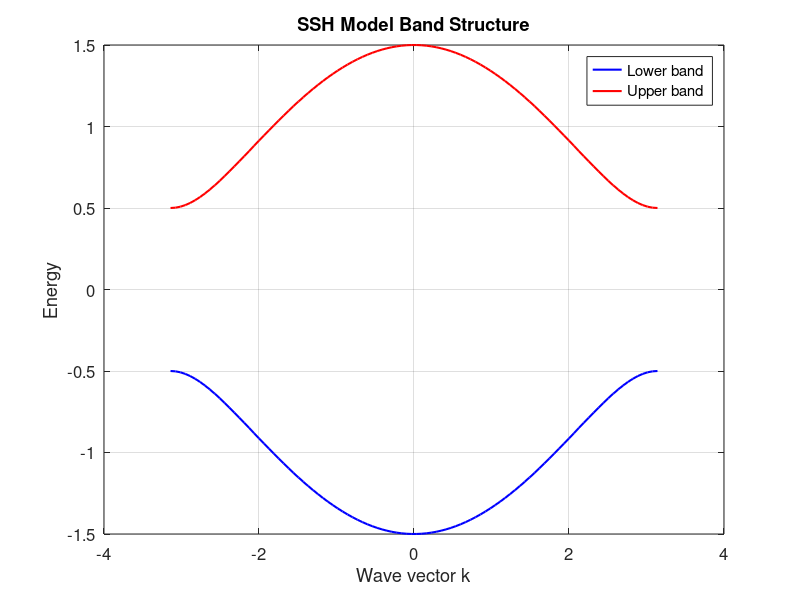
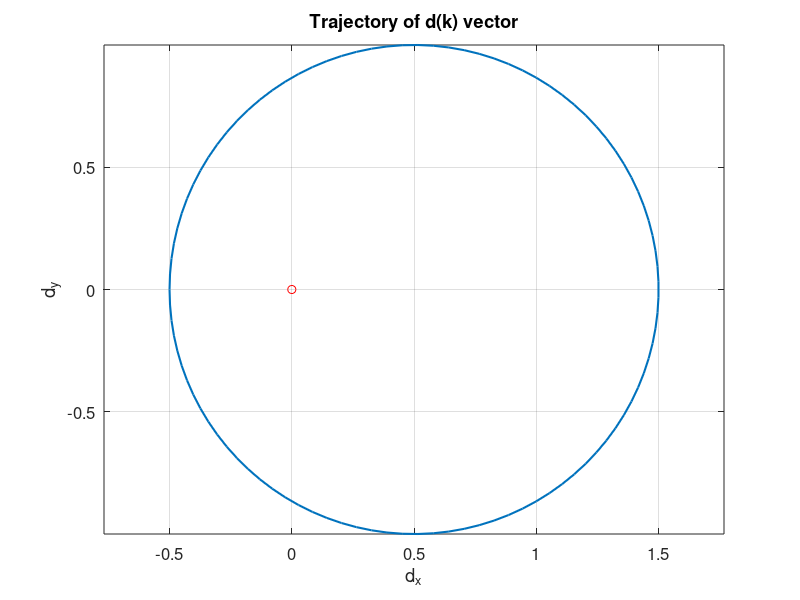
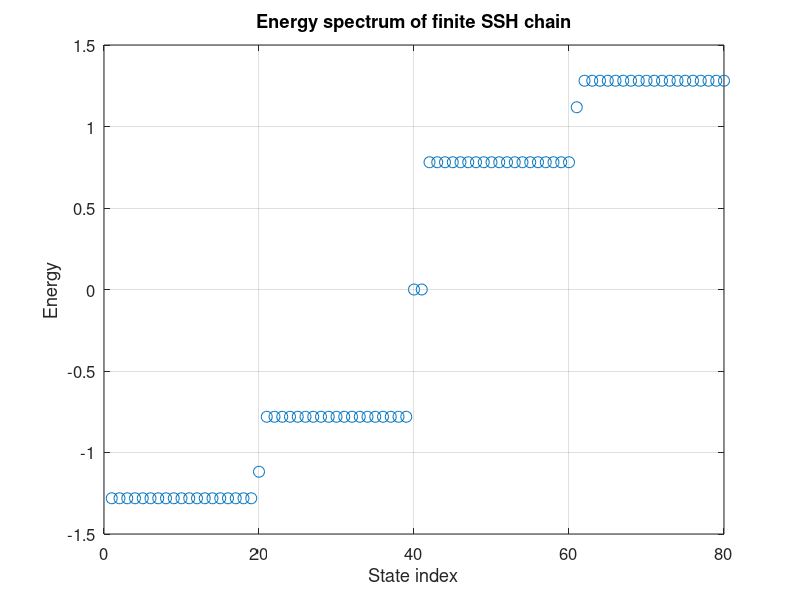
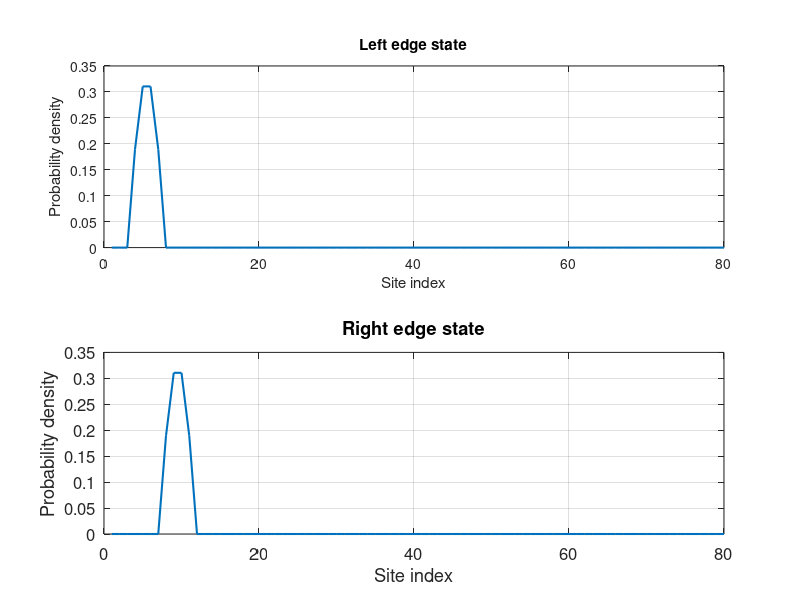

These charts were generated, in order, by the following MATLAB code:
clear all;
close all;
clc;

%% SSH Model Parameters Setup
t1=0.5;    % Intra-cell hopping strength
t2=1;      % Inter-cell hopping strength
N=40;      % Number of unit cells (for finite chain calculation)
k_points=100; % Number of k-points

%% Calculate Band Structure for Infinite SSH Chain
k=linspace(-pi, pi, k_points);
E_bands=zeros(2, length(k));

for i=1:length(k)
    H_k=[0, t1 + t2*exp(-1j*k(i)); 
           t1 + t2*exp(1j*k(i)), 0];
    eigenvalues=eig(H_k);
    E_bands(:, i)=sort(real(eigenvalues));
end

% Plot Band Structure
figure;
plot(k, E_bands(1,:), 'b', 'LineWidth', 1.5);
hold on;
plot(k, E_bands(2,:), 'r', 'LineWidth', 1.5);
xlabel('Wave vector k');
ylabel('Energy');
title('SSH Model Band Structure');
grid on;
legend('Lower band', 'Upper band');
set(gca, 'FontSize', 12);

%% Calculate Winding Number
d_vector=zeros(2, length(k));
for i=1:length(k)
    dx=t1 + t2*cos(k(i));
    dy=t2*sin(k(i));
    d_vector(:, i)=[dx; dy];
end

% Plot d-vector Trajectory in Brillouin Zone
figure;
plot(d_vector(1,:), d_vector(2,:), 'LineWidth', 1.5);
hold on;
plot(0, 0, 'ro'); % Origin
xlabel('d_x');
ylabel('d_y');
title('Trajectory of d(k) vector');
grid on;
axis equal;
set(gca, 'FontSize', 12);

% Calculate Winding Number
winding_number=0;
for i=1:length(k)-1
    theta1=atan2(d_vector(2,i), d_vector(1,i));
    theta2=atan2(d_vector(2,i+1), d_vector(1,i+1));
    delta_theta=theta2 - theta1;
    
    % Handle phase jumps
    if delta_theta > pi
        delta_theta=delta_theta - 2*pi;
    elseif delta_theta < -pi
        delta_theta=delta_theta + 2*pi;
    end
    
    winding_number=winding_number + delta_theta;
end
winding_number=winding_number / (2*pi);

fprintf('Winding number: %.2f\n', winding_number);

%% Finite SSH Chain Calculation (Open Boundary Conditions)
H_finite=zeros(2*N);

% Construct Hamiltonian
for i=1:N
    % Intra-cell hopping (t1)
    if mod(i,2) == 1  % A sublattice to B sublattice
        H_finite(2*i-1, 2*i)=t1;
        H_finite(2*i, 2*i-1)=t1;
    end
    
    % Inter-cell hopping (t2)
    if i < N
        H_finite(2*i, 2*i+1)=t2;
        H_finite(2*i+1, 2*i)=t2;
    end
end

% Diagonalization
[psi, E]=eig(H_finite);
E=diag(E);

% Plot Finite Chain Energy Spectrum
figure;
plot(E, 'o', 'MarkerSize', 8);
xlabel('State index');
ylabel('Energy');
title('Energy spectrum of finite SSH chain');
grid on;
set(gca, 'FontSize', 12);

% Plot Edge State Wavefunctions (if they exist)
if abs(t1) < abs(t2)  % Topologically non-trivial phase
    figure;
    subplot(2,1,1);
    plot(abs(psi(:,1)).^2, 'LineWidth', 1.5);
    title('Left edge state');
    xlabel('Site index');
    ylabel('Probability density');
    grid on;
    
    subplot(2,1,2);
    plot(abs(psi(:,end)).^2, 'LineWidth', 1.5);
    title('Right edge state');
    xlabel('Site index');
    ylabel('Probability density');
    grid on;
    set(gca, 'FontSize', 12);
end